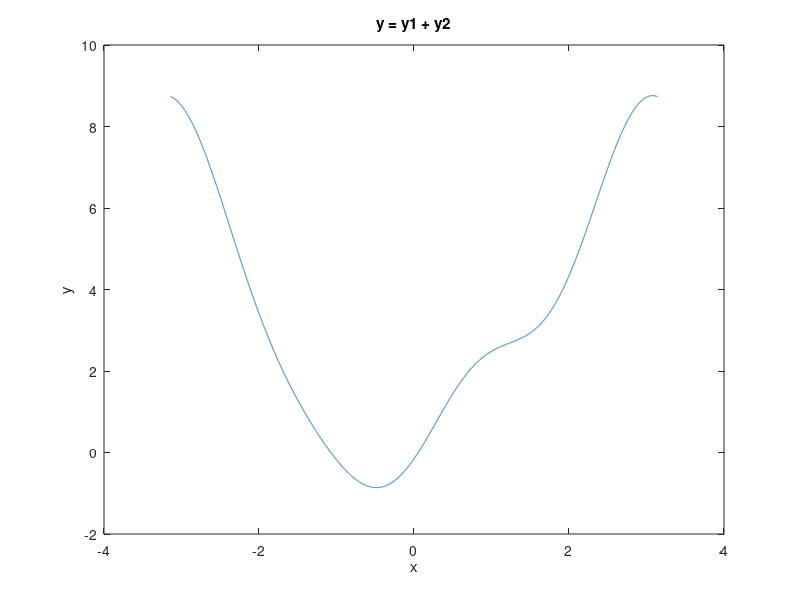
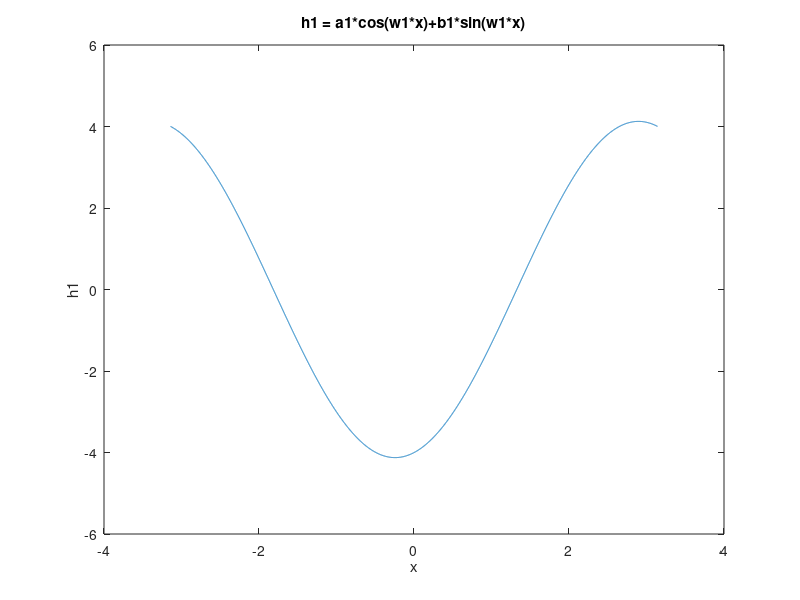
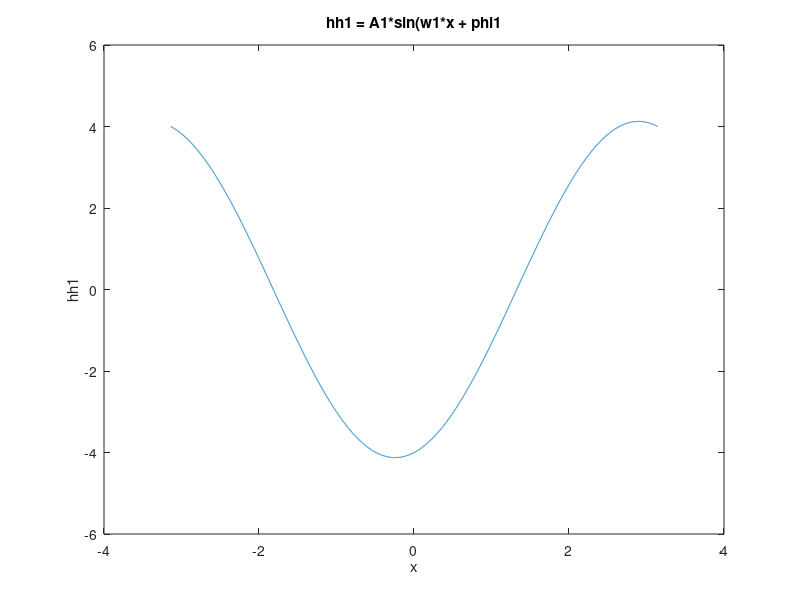
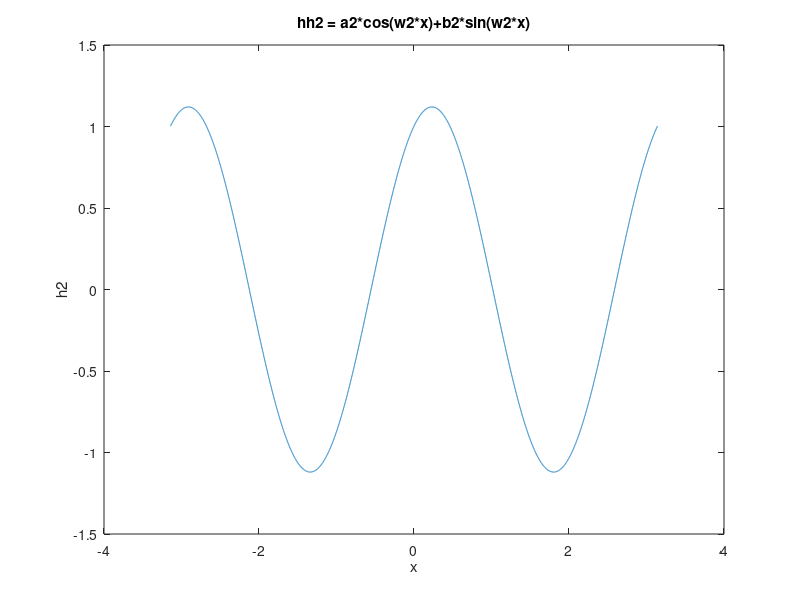

These figures' MATLAB source, in order: (Note: this script raises an error after producing the figures.)
%%% =======================================================================
%%% Recovering the constituent harmonics from a complex wave of known frequencies. 
%% The formula is Asin(wx + phi) = 
%%% A(cos(wx)sin(phi)+sin(wx)cos(phi) =
%%% acos(wx) + bsin(wx), where a = Asin(phi) and b = Acos(phi), p. 5.
%%% The recovered harmonics are put back together to see how well
%%% they model the original wave. The graphs indicate that the
%%% harmonics of the form Asin(wx+phi) sometimes model the original wave
%%% better than the harmonics of the form acos(wx)+bsin(wx).
%%% 
%%% Author: Vladimir Kulyukin
%%% =======================================================================
DELTA = 0.001;
x = -pi:DELTA:pi;
%% frequencies
w1 = 1;
w2 = 2;
w3 = 3;

%%% sine coefficients
b1 = 1;
b2 = 0.5;
b3 = 0.25;

%%% cosine coefficients
a1 = -4;
a2 = 1;
a3 = -4/9.0;

y1 = arrayfun(@(x) b1*sin(w1*x)+b2*sin(w2*x)+b3*sin(w3*x), x);
y2 = arrayfun(@(x) (pi^2)/3 + a1*cos(w1*x)+a2*cos(w2*x)+a3*cos(w3*x), x);
y = y1+y2;

figure(1);
plot(x, y);
xlabel('x');
ylabel('y');
title('y = y1 + y2');

%%% Recovering a0, a1, a2, a3, b1, b2, b3
%%%
%%% Math
%%% These are the cosine coefficients
%%% a0 = 1/pi*integral(-pi, pi){f(x)cos(0x)}dx
%%% a1 = 1/pi*integral(-pi, pi){f(x)cos(1x)}dx
%%% a2 = 1/pi*integral(-pi, pi){f(x)cos(2x)}dx
%%% a3 = 1/pi*integral(-pi, pi){f(x)cos(2x)}dx
%%% 
%%% These are the sine coefficients
%%% b1 = 1/pi*integral(-pi, pi){f(x)sin(1x)}dx
%%% b2 = 1/pi*integral(-pi, pi){f(x)sin(2x)}dx
%%% b3 = 1/pi*integral(-pi, pi){f(x)sin(3x)}dx
%%%
%%% Computational Approximations
%%% aa0 = 1/pi*sum(-pi, pi){f(x)cos(0x)}dx
%%% aa1 = 1/pi*sum(-pi, pi){f(x)cos(1x)}dx
%%% aa2 = 1/pi*sum(-pi, pi){f(x)cos(2x)}dx
%%% aa3 = 1/pi*sum(-pi, pi){f(x)cos(3x)}dx
%%% 
%%% These are the sine coefficients
%%% ab1 = 1/pi*sum(-pi, pi){f(x)sin(1x)}dx
%%% ab2 = 1/pi*sum(-pi, pi){f(x)sin(2x)}dx
%%% ab3 = 1/pi*sum(-pi, pi){f(x)sin(3x)}dx
%%%

aa0 = 1/pi*sum(y.*cos(0*x));
aa0 = aa0*DELTA;
aa1 = 1/pi*sum(y.*cos(1*x));
aa1 = aa1*DELTA;
aa2 = 1/pi*sum(y.*cos(2*x));
aa2 = aa2*DELTA;
aa3 = 1/pi*sum(y.*cos(3*x));
aa3 = aa3*DELTA;

ab1 = 1/pi*sum(y.*sin(1*x));
ab1 = ab1*DELTA;
ab2 = 1/pi*sum(y.*sin(2*x));
ab2 = ab2*DELTA;
ab3 = 1/pi*sum(y.*sin(3*x));
ab3 = ab3*DELTA;

%% y consists of three harmonics:
%% h1 = a1*cos(w1*x) + b1*sin(w1*x)
%% h2 = a2*cos(w2*x) + b2*sin(w2*x)
%% h3 = a3*cos(w3*x) + b3*sin(w3*x)
%% Can we recover an, bn, wn?

%% ======= Recovering HARMONIC 1 ====================
A1 = sqrt(aa1^2 + ab1^2);
sin_phi1 = asin(aa1/A1); %% this is what we should use.
cos_phi1 = acos(ab1/A1); %% this is negative

%% two different formulas for h1
h1 = aa1*cos(w1*x) + ab1*sin(w1*x);
hh1 = A1*sin(w1*x + sin_phi1);

%% plot h1
figure;
plot(x, h1);
xlabel('x');
ylabel('h1');
title('h1 = a1*cos(w1*x)+b1*sin(w1*x)');

%% plot hh1
figure;
plot(x, hh1);
xlabel('x');
ylabel('hh1');
title('hh1 = A1*sin(w1*x + phi1');

%% =============== Recovering HARMONIC 2 ============
A2 = sqrt(aa2^2 + ab2^2);
sin_phi2 = asin(aa2/A2); %% this is what we should use.
cos_phi1 = acos(ab2/A2);

%% two different formulas for h2
h2 = aa2*cos(w2*x) + ab2*sin(w2*x);
hh2 = A2*sin(w2*x + sin_phi2);

figure;
plot(x, h2);
xlabel('x');
ylabel('h2');
title('hh2 = a2*cos(w2*x)+b2*sin(w2*x)');

figure;
plot(x, hh2);
xlabel('x');
ylabel('hh2');
title('hh2 = A2*sin(w2*x + phi2)');

%% =============== Recovering HARMONIC 3 ============
A3 = sqrt(aa3^2 + ab3^2);
sin_phi3 = asin(aa3/A3); %% this is what we should use.
cos_phi3 = acos(ab3/A3);

%% two different formulas for h3
h3 = aa3*cos(w3*x) + ab3*sin(w3*x);
hh3 = A3*sin(w3*x + sin_phi3);

figure;
plot(x, h3);
xlabel('x');
ylabel('h3');
title('h3 = a3*cos(w3*x)+b3*sin(w3*x)');

figure;
plot(x, hh3);
xlabel('x');
ylabel('hh3');
title('hh3 = A3*sin(w3*x + phi3)');

%% ============ Recombining Recovered Harmonics =========================
yh = aa0/2 + h1 + h2 + h2;

figure;
plot(x, yh);
xlabel('x');
ylabel('yh');
title('yh = aa0/2+h1+h2+h3');

yh2 = aa0/2 + hh1 + hh2 + hh3;

figure;
plot(x, yh1);
xlabel('x');
ylabel('yh1');
title('yh1 = aa0/2+hh1+hh2+hh3');

%% end of file
